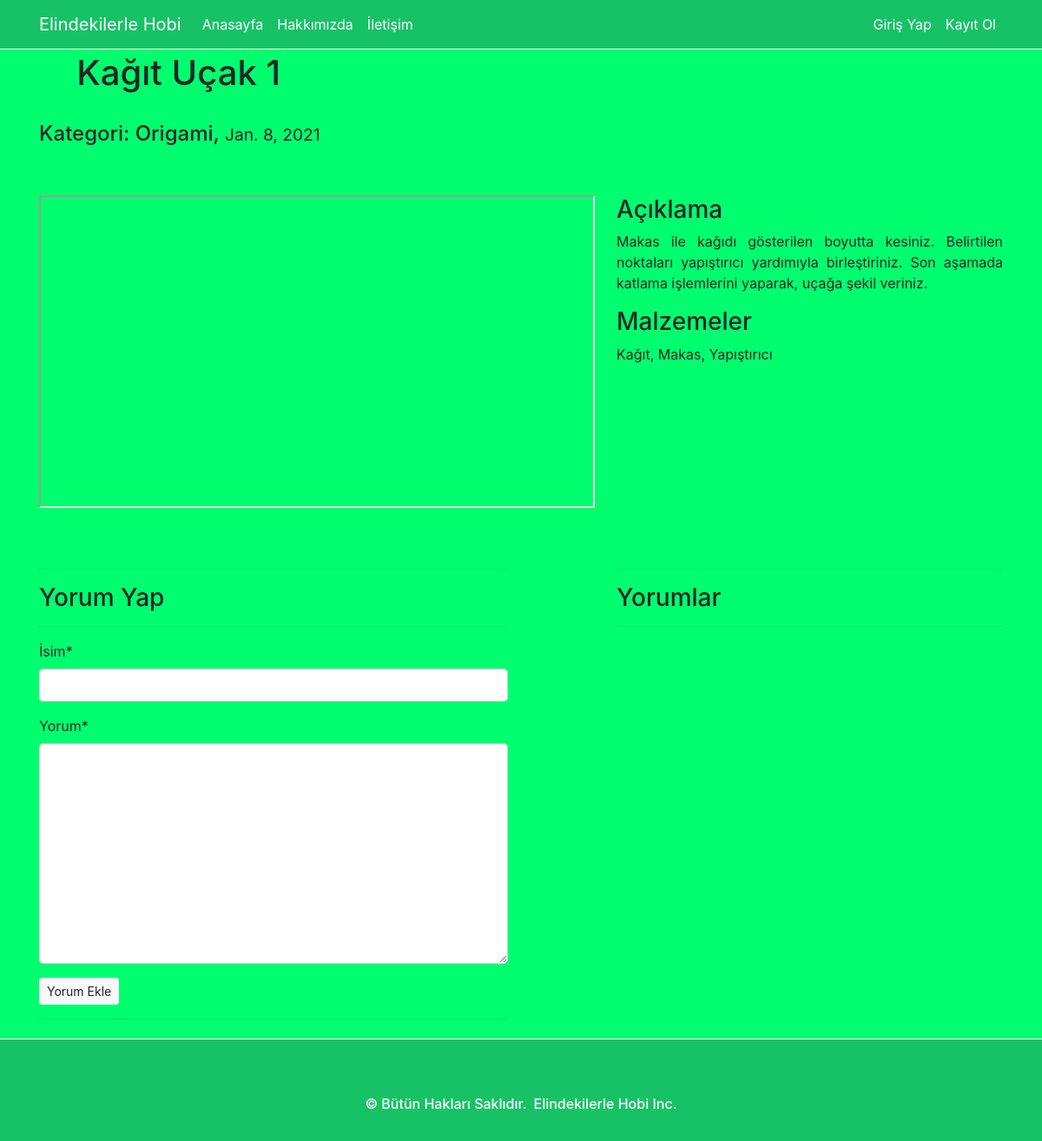
/content/1/, run on the app's committed database.
### content/models.py (models this page shows, shortened)
class Content(models.Model):
    title = models.CharField(max_length=150)
    category = models.CharField(max_length=30)
    ingredients = models.TextField()
    explanation = models.TextField()
    publishing_date = models.DateField()
    link = models.CharField(max_length=50, null=True)
    image = models.ImageField(null=True)
    class Meta:
        ordering = ['category', 'title']

### content/views.py (the view)
# urls.py: re_path(r'^content/(?P<id>\d+)/$', content_detail, name="detail")
def content_detail(request, id):
    content = get_object_or_404(Content, id=id)
    form = CommentForm(request.POST or None)
    if form.is_valid():
        comment = form.save(commit=False)
        comment.content = content
        comment.save()
        return HttpResponseRedirect(content.get_absolute_url())
    context = {
        'content': content,
        'form': form,
    }
    return render(request, 'content/detail.html', context)

### content/forms.py
class CommentForm(forms.ModelForm):
    class Meta:
        model = Comment
        fields = [
            'name',
            'textComment',
        ]

### templates/content/detail.html (shortened to what this page needs)
{% extends 'layout.html' %}
{% load static %}
{% block content %}
<body>
<div class="container">
    <h1><i class="far fa-paper-plane fa-sm mr-3"></i>{{ content.title }}</h1>
    <br>
    <h4>Kategori: {{ content.category }}, <small>{{ content.publishing_date }}</small></h4>
    <br><br>
    <div class="row">
        <div class="col-7">
            <iframe width="640" height="360" src="https://www.youtube.com/embed/{{ content.link }}">
            </iframe>
        </div>
        <div class="col-5">
            <h3>Açıklama</h3>
            <p class="text-justify">{{ content.explanation }}</p>
            <h3>Malzemeler</h3>
            <p class="text-justify">{{ content.ingredients }}</p>
        </div>
    </div>
    <br><br>
    <div class="row">
        <div class="col-6">
        <hr>
        <h3>Yorum Yap</h3>
        <hr>
        {% include 'content/comment.html' %}
        <hr>
    </div>
    <div class="col-1">
    </div>
    <div class="col-5">
        <hr>
        <h3>Yorumlar</h3>
        <hr>
    </div>
    </div>
</div>
</body>
{% endblock %}

### data on the page
Content: title "Kağıt Uçak 1", category "Origami", publishing_date "Jan. 8, 2021", explanation "Makas ile kağıdı gösterilen boyutta kesiniz. Belirtilen noktaları yapıştırıcı yardımıyla birleştiriniz. Son aşamada katlama işlemlerini yaparak, uçağa şekil veriniz.", ingredients "Kağıt, Makas, Yapıştırıcı"
